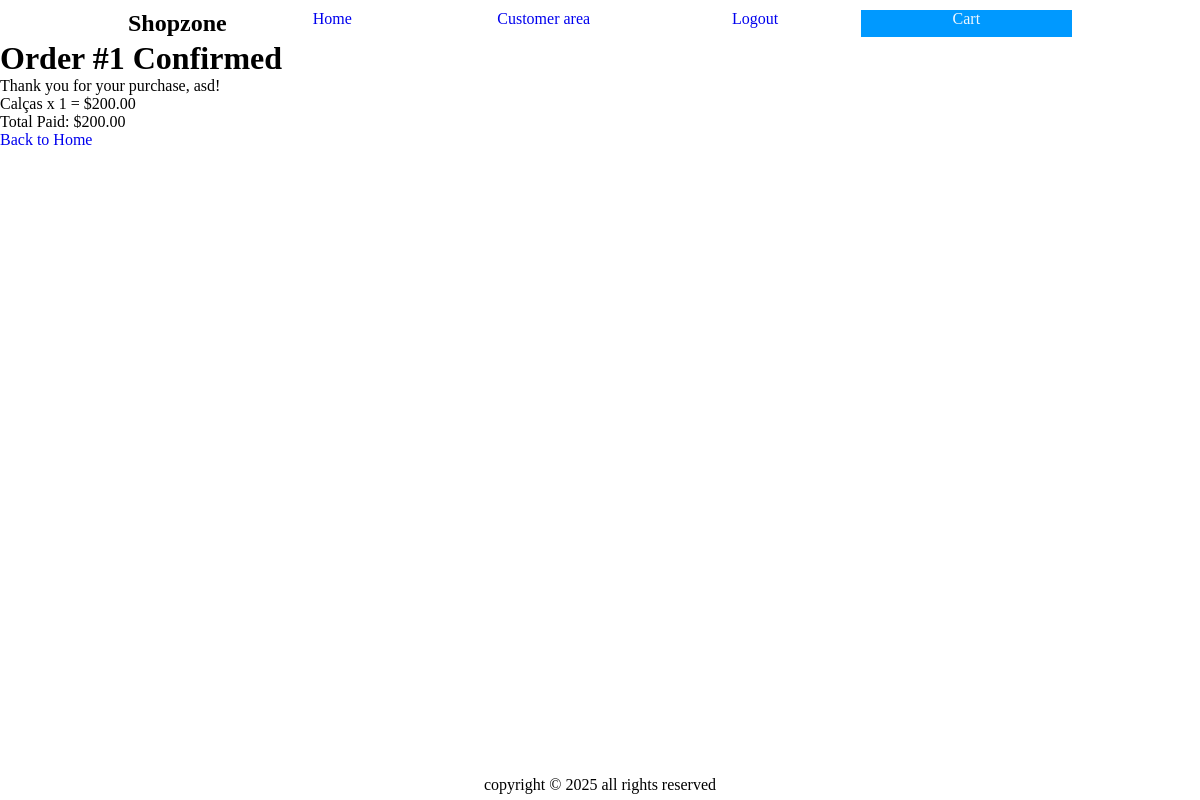
The page /order/confirmation/1 (signed in) on the database its author committed.
### order/models.py (models this page shows, shortened)
class Order(models.Model):
    STATUS_CHOICES = [
        ('pending', 'Pending'),
        ('paid', 'Paid'),
        ('shipped', 'Shipped'),
        ('completed', 'Completed')
    ]
    user = models.ForeignKey(settings.AUTH_USER_MODEL, on_delete=models.CASCADE)
    created_at = models.DateTimeField(auto_now_add=True)
    status = models.CharField(max_length=20, choices=STATUS_CHOICES, default='pending')
    total = models.DecimalField(max_digits=10, decimal_places=2, default=0)

class OrderItem(models.Model):
    order = models.ForeignKey(Order, on_delete=models.CASCADE, related_name='items')
    product = models.ForeignKey(Product, on_delete=models.SET_NULL, null=True)
    quantity = models.PositiveIntegerField(default=1)
    price = models.DecimalField(max_digits=10, decimal_places=2)
    def total_price(self):
        return self.quantity * self.price

### customer/models.py (models this page shows, shortened)
class CustomerModel(AbstractUser):
    cpf = models.CharField(max_length=11, unique=True, verbose_name="CPF")
    nome_rua = models.CharField(max_length=100, blank=True, null=True)
    numero_residencia = models.CharField(max_length=100, blank=True, null=True)
    nome_bairro = models.CharField(max_length=100, blank=True, null=True)
    nome_cidade = models.CharField(max_length=100, blank=True, null=True)
    telefone = models.CharField(max_length= 100, blank=False)
    foto_perfil = models.ImageField(upload_to='perfil/', null=True, blank=True, verbose_name="Foto de Perfil")

### product/models.py (models this page shows, shortened)
class Product(models.Model):
    name = models.CharField(max_length=63)
    description = models.CharField(max_length=255)
    price = models.DecimalField(max_digits=10, decimal_places=2)
    stock = models.IntegerField(blank=False)

### order/views.py (the view)
# urls.py: path('confirmation/<int:order_id>', views.order_confirmation, name='order_confirmation')
@login_required(login_url='register')
def order_confirmation(request, order_id):
    order = Order.objects.get(id=order_id, user=request.user)
    return render(request, 'order/confirmation_order.html', {'order': order})

### order/templates/order/confirmation_order.html
{% extends "base.html" %}
{% load static %}
{% block extra_css %}
  <link rel="stylesheet" href="{% static 'css/index.css' %}">
{% endblock %}
{% block content%}
<div>
    <h1>Order #{{ order.id }} Confirmed</h1>
    <p>Thank you for your purchase, {{ order.user.username }}!</p>
    <ul>
        {% for item in order.items.all %}
            <li>{{ item.product.name }} x {{ item.quantity }} = ${{ item.total_price }}</li>
        {% endfor %}
    </ul>
    <p>Total Paid: ${{ order.total }}</p>
    <a href="{% url 'index' %}">Back to Home</a>
</div>
{% endblock %}

### static/css/base.css (style rules this page uses)
* { box-sizing: border-box; margin: 0; padding: 0; }
body { height: 100vh; width: 100vw; display: flexbox; }
a { display: block; width: 100%; text-decoration: none; }

### rows shown on the page
Order: id "1", user.username "asd", total "200.00"
OrderItem: product.name "Calças", quantity "1", total_price "200.00"
